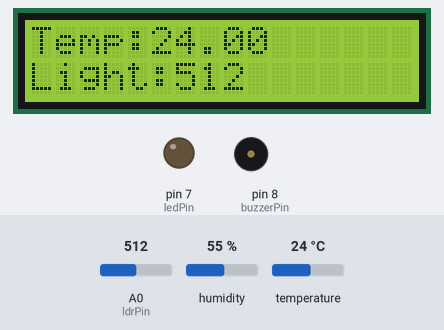
Bench run of a sketch on a simulated Arduino Uno, built with avr-gcc and run on an emulated ATmega328P. On the bench: 16×2 character LCD, output pins drawn as LEDs (lit = HIGH), buzzer (waves = sounding). The test bench sets the inputs (shaded band); at power-on: temperature 24 °C, A0 (ldrPin) = 512, humidity 55 %.

Above: at 1.2 s.
1.3 s: temperature set to 31.5 °C
At 2.9 s:
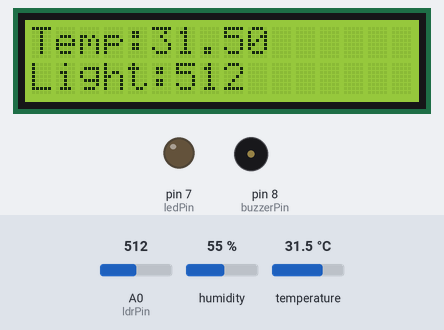
3.6 s: temperature set to 32.4 °C
At 5.1 s:
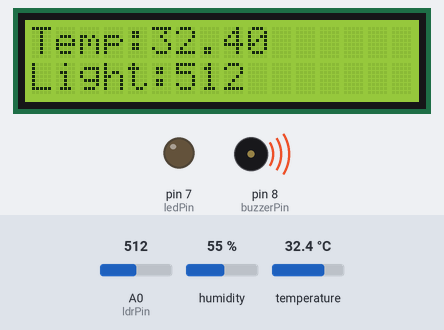
5.6 s: A0 (ldrPin) set to 492
At 7.3 s:
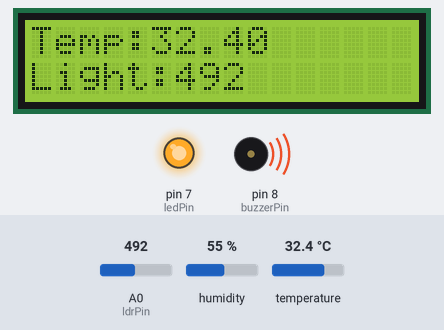
7.7 s: temperature set to 12 °C
At 9.4 s:
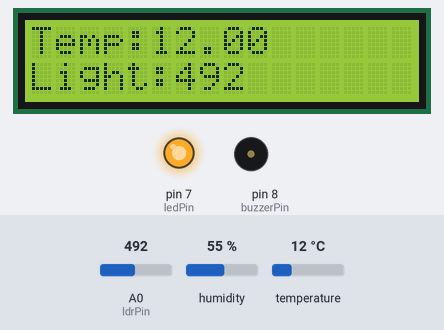
9.7 s: A0 (ldrPin) set to 510
At 11.5 s:
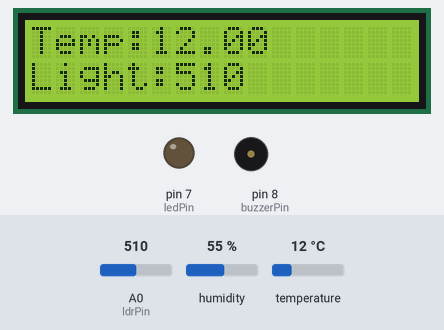
11.8 s: A0 (ldrPin) set to 490
At 12.7 s:
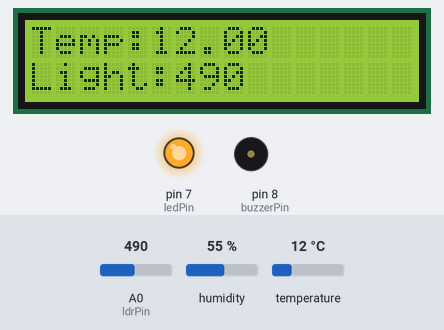
Timing chart, 0 to 14.8 s (numbered marks = the images above; inputs shaded):
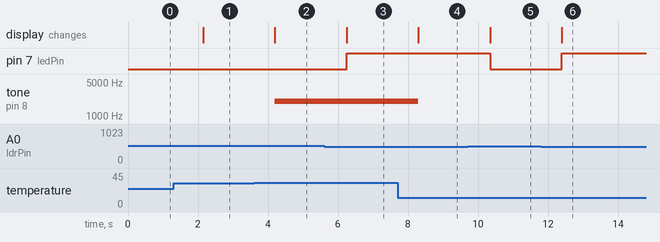

Measured:
- the behaviour switches between 32 and 32.1 °C on temperature (found by bisection; images 1 and 2)
- the behaviour switches between 500 and 499 on A0 (ldrPin) (found by bisection; images 2 and 3)
- after the input at 1.3 s, the display: changes after 0.84 s (image 1)
- after the input at 3.6 s, tone on pin 8 (buzzerPin): silent → 2000 Hz after 0.59 s; the display: changes after 0.59 s (image 2)
- after the input at 5.6 s, pin 7 (ledPin): LOW → HIGH after 0.64 s; the display: changes after 0.64 s (image 3)
- after the input at 7.7 s, tone on pin 8 (buzzerPin): 2000 Hz → silent after 0.60 s; the display: changes after 0.60 s (image 4)
- after the input at 9.7 s, pin 7 (ledPin): HIGH → LOW after 0.65 s; the display: changes after 0.65 s (image 5)
- after the input at 11.8 s, pin 7 (ledPin): LOW → HIGH after 0.60 s; the display: changes after 0.60 s (image 6)

The sketch:

code.ino
```cpp
#include <DHT.h>
#include <LiquidCrystal_I2C.h>
#define DHTPIN 4
#define DHTTYPE DHT22
#define ldrPin A0
#define ledPin 7
#define buzzerPin 8
DHT dht(DHTPIN, DHTTYPE);
LiquidCrystal_I2C lcd(0x27, 16, 2);

void setup() {
  dht.begin();
  lcd.init();
  lcd.backlight();
  pinMode(ledPin, OUTPUT);
  pinMode(buzzerPin, OUTPUT);
}

void loop() {
  float temp = dht.readTemperature();
  int ldr = analogRead(ldrPin);
  lcd.clear();
  lcd.setCursor(0, 0);
  lcd.print("Temp:");
  lcd.print(temp);
  lcd.setCursor(0, 1);
  lcd.print("Light:");
  lcd.print(ldr);
  digitalWrite(ledPin, ldr < 500);
  if (temp > 32) {
    tone(buzzerPin, 2000);
  }
  else {
    noTone(buzzerPin);
  }

  delay(1000);
}
```
